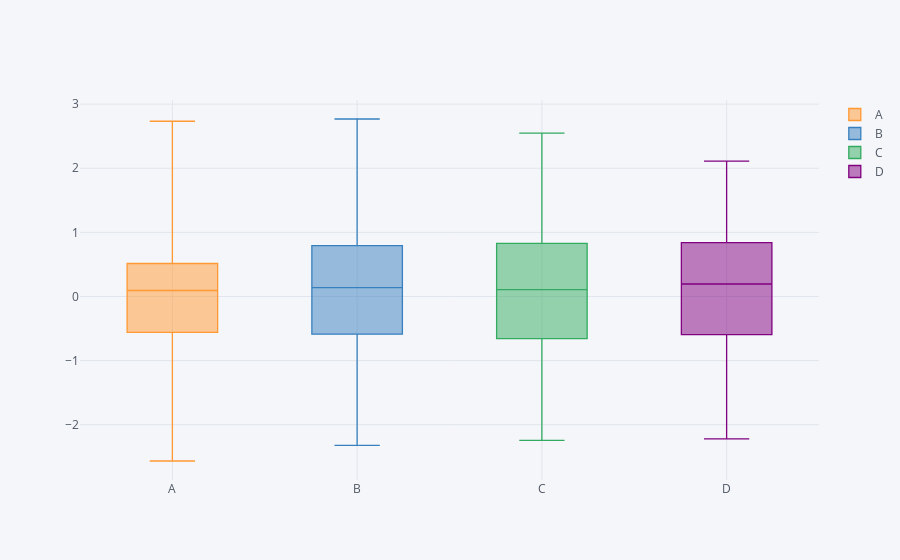

The code cell stored with this chart in its notebook:
### Markdown cell above
### box plot

### Code cell
df.iplot(kind='box')
